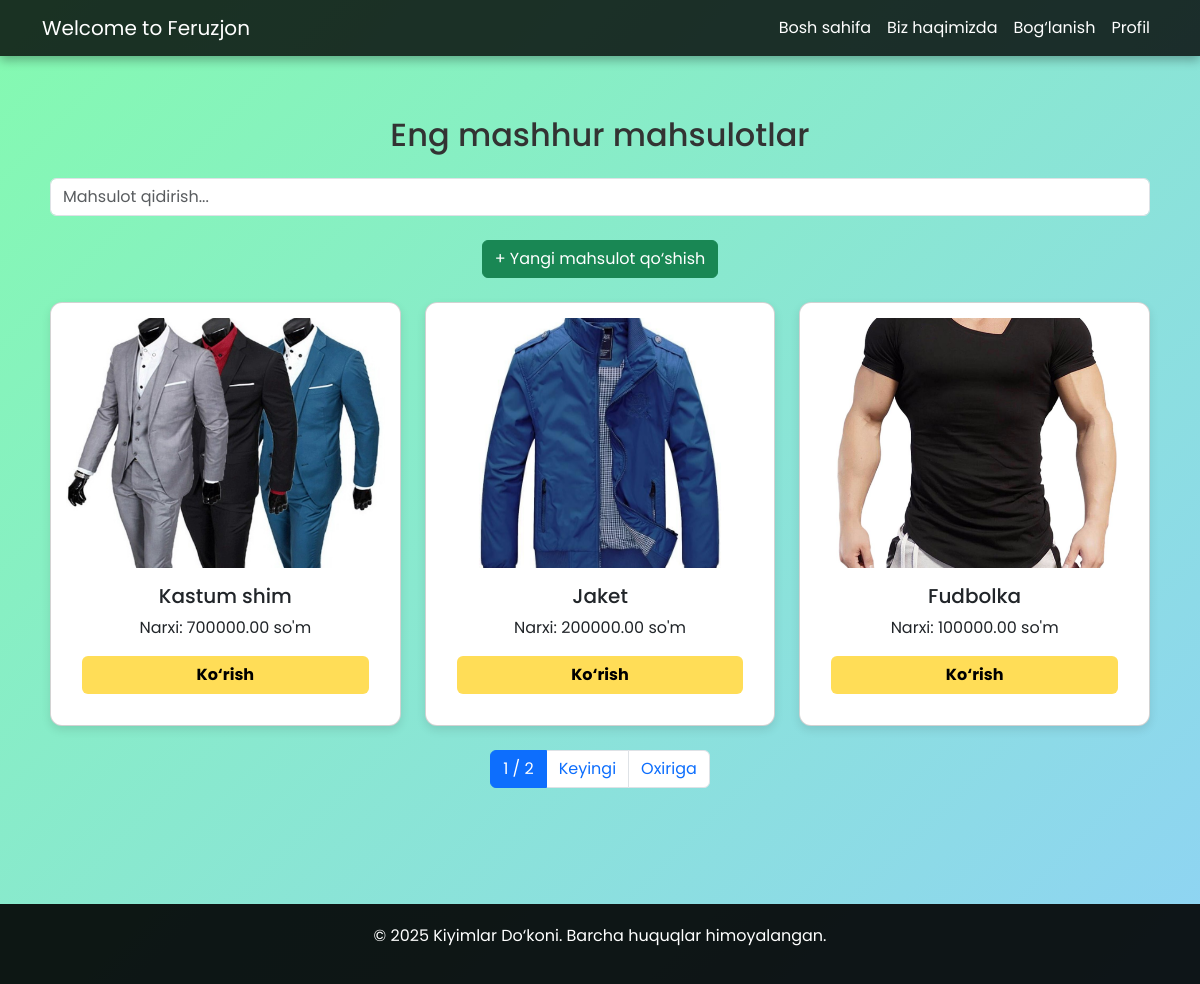
The page /products/ (signed in) on the database as committed earlier.
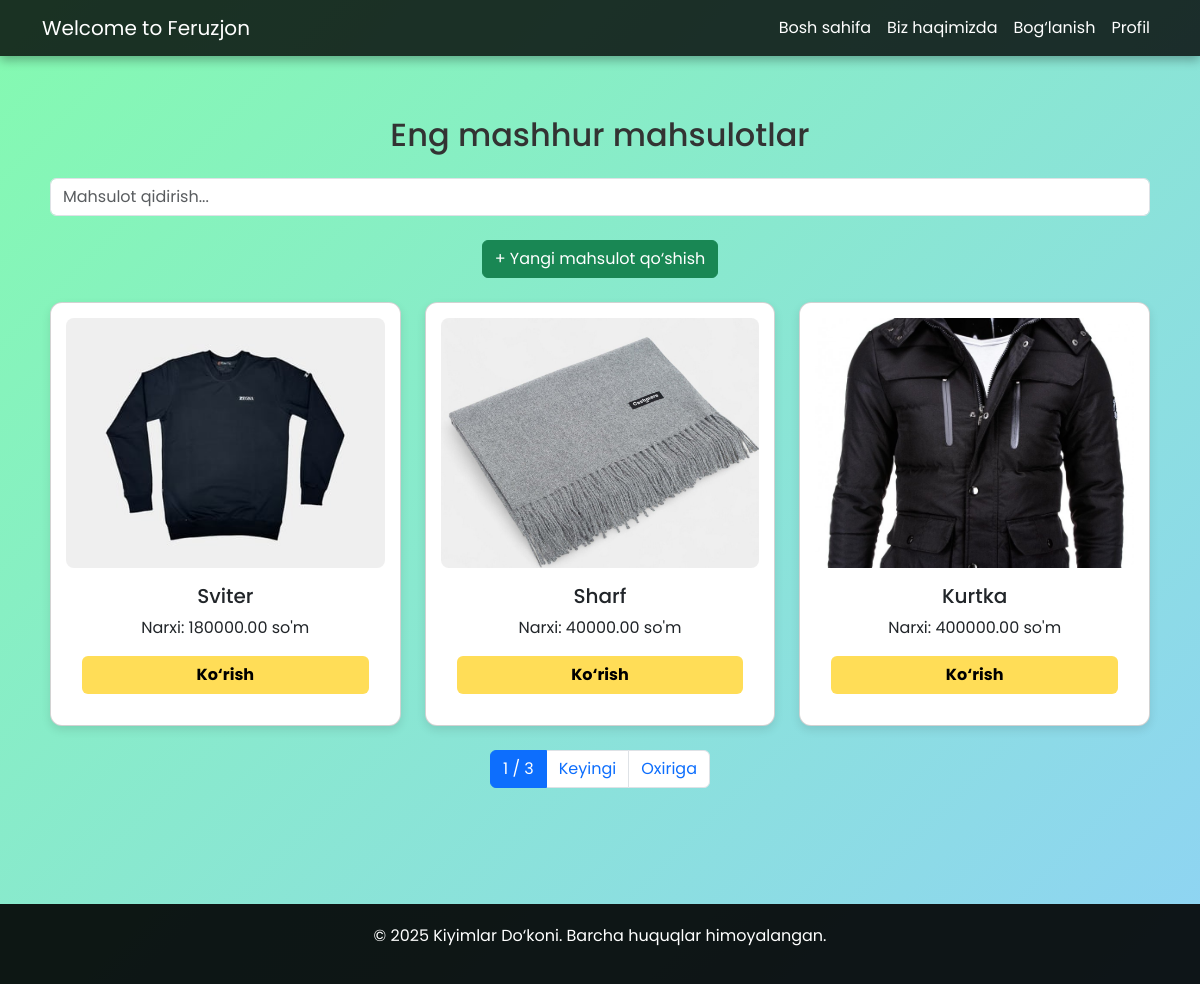
The same page on the database as committed later.
### home/models.py (models this page shows, shortened)
class Product(models.Model):
    name = models.CharField(max_length=100)
    price = models.DecimalField(max_digits=10, decimal_places=2)
    color = models.CharField(max_length=50)
    quantity = models.PositiveIntegerField()
    description = models.CharField(max_length=150)
    image = models.ImageField(upload_to='images/', default='defaults/default.jpg' ,null= True, blank=True)
    created_at = models.DateTimeField(auto_now_add=True)
    updated_at = models.DateTimeField(auto_now=True)
    class Meta:
        ordering = ['-created_at', '-updated_at']
        verbose_name_plural = 'Products'
        verbose_name = 'Product'

### home/views.py (the view)
# urls.py: path('products/', Products.as_view(), name='products'),
class Products(LoginRequiredMixin, View):
    login_url = 'login'
    def get(self, request):
        q = request.GET.get('q')
        user = request.user
        if q:
            products = Product.objects.filter(Q(name__icontains=q) | Q(price__icontains=q))
        else:
            product = Product.objects.all()
            paginator = Paginator(product, 3)
            page_number = request.GET.get("page")
            products = paginator.get_page(page_number)
        return render(request, 'home/products.html', {'products': products, 'user': user})

### templates/home/products.html (shortened to what this page needs)
{% load static %}
<!DOCTYPE html>
<html lang="uz">
<head>
    <link rel="stylesheet" href="https://cdn.jsdelivr.net/npm/bootstrap@5.3.0/dist/css/bootstrap.min.css">
</head>
<body>
    <nav class="navbar navbar-expand-lg">
        <div class="container">
            <a class="navbar-brand" href="#">Welcome to {{ user.first_name }}</a>
            <div class="collapse navbar-collapse" id="navbarNav">
                <ul class="navbar-nav ms-auto">
                    <li class="nav-item"><a class="nav-link" href="{% url 'home' %}">Bosh sahifa</a></li>
                    <li class="nav-item"><a class="nav-link" href="{% url 'about' %}">Biz haqimizda</a></li>
                    <li class="nav-item"><a class="nav-link" href="{% url 'contact' %}">Bog‘lanish</a></li>
                    <li class="nav-item"><a class="nav-link" href="{% url 'profile' %}">Profil</a></li>
                </ul>
            </div>
        </div>
    </nav>
    <section class="container products" id="products">
        <h2 class="mb-4">Eng mashhur mahsulotlar</h2>
        <form method="GET" action="{% url 'products' %}" class="mb-4">
            <input type="text" name="q" class="form-control" placeholder="Mahsulot qidirish...">
        </form>
        <a href="{% url 'create' %}" class="btn btn-success mb-4">+ Yangi mahsulot qo‘shish</a>
        <div class="row">
            {% for kiyim in products %}
                <div class="col-md-4 mb-4">
                    <div class="card product-card">
                        {% if kiyim.image %}
                            <img src="{{ kiyim.image.url }}" alt="{{ kiyim.name }}">
                        {% else %}
                            <img src="/media/defaults/default.jpg" alt="Standart rasm">
                        {% endif %}
                        <div class="card-body">
                            <h5 class="card-title">{{ kiyim.name }}</h5>
                            <p class="card-text">Narxi: {{ kiyim.price }} so'm</p>
                            <a href="{% url 'detail' kiyim.id %}" class="btn btn-custom">Ko‘rish</a>
                        </div>
                    </div>
                </div>
            {% endfor %}
        </div>
        <nav>
            <ul class="pagination justify-content-center">
                <li class="page-item active"><span class="page-link">{{ products.number }} / {{ products.paginator.num_pages }}</span></li>
                {% if products.has_next %}
                    <li class="page-item"><a class="page-link" href="?page={{ products.next_page_number }}">Keyingi</a></li>
                    <li class="page-item"><a class="page-link" href="?page={{ products.paginator.num_pages }}">Oxiriga</a></li>
                {% endif %}
            </ul>
        </nav>
    </section>
    <footer class="footer">
        <p>&copy; 2025 Kiyimlar Do‘koni. Barcha huquqlar himoyalangan.</p>
    </footer>
</body>
</html>

Rows that differ between the two databases and show on the page:
no longer on this page (row unchanged): Product: image (picture), name "Kastum shim", price "700000.00"
no longer on this page (row unchanged): Product: image (picture), name "Jaket", price "200000.00"
no longer on this page (row unchanged): Product: image (picture), name "Fudbolka", price "100000.00"
added Product: image (picture), name "Sviter", price "180000.00"
added Product: image (picture), name "Sharf", price "40000.00"
added Product: image (picture), name "Kurtka", price "400000.00"
Other text that changed with them:
{{ products.paginator.num_pages }}: "2" → "3"
